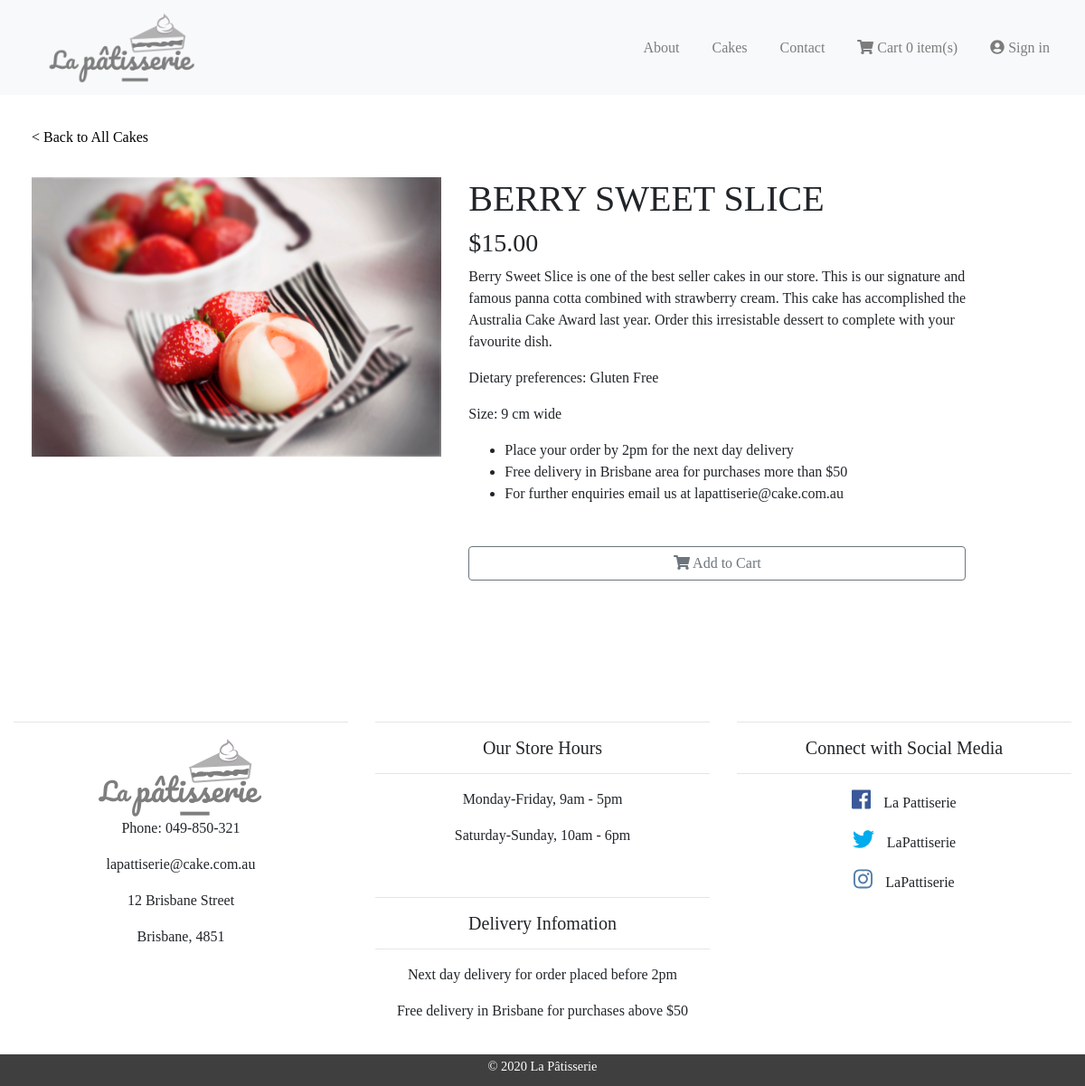
The page /cakes/3/ on the database its author committed.
### lapatisserie/models.py (models this page shows, shortened)
class Cake(db.Model):
    __tablename__ = 'cakes'
    id = db.Column(db.Integer, primary_key=True)
    name = db.Column(db.String(100), unique=True)
    bestselling = db.Column(db.Boolean, default=False)
    description = db.Column(db.String(500), nullable=False)
    image = db.Column(db.String(64), nullable=False)
    dietary = db.Column(db.String(150))
    size = db.Column(db.String(100), nullable=False)
    price = db.Column(db.Float, nullable=False)
    caketype_id = db.Column(db.Integer, db.ForeignKey('caketypes.id'))

### lapatisserie/views.py (the view)
@bp.route('/cakes/<int:cakeid>/')
def detail(cakeid):
    cake = Cake.query.filter(Cake.id == cakeid).one()
    result = cartquantity()
    return render_template('detail.html', cake=cake, cartquantity=result['quantity'])

### lapatisserie/views.py (called while the page is built)
@bp.context_processor
def cartquantity():
    if 'order_id' in session:
        order = Order.query.get_or_404(session['order_id'])
        return dict(quantity=len(order.cakes))
    else:
        return dict(quantity=0)

### lapatisserie/templates/detail.html (shortened to what this page needs)
{% extends 'base.html' %}
{% block main %}
<div class="row">
    <div class="col-md-12 back-button">
        <a href="{{url_for('main.index', _anchor='cakes_anchor')}}">
            < Back to All Cakes </a>
    </div>
    <div class="col-md-5">
        <img class="img-fluid" src="{{url_for('static', filename='img/'+cake.image)}}" alt="Cake Photo">
    </div>
    <div class="col-md-6">
        <h1>{{cake.name}}</h1>
        <h3>{{ "$%.2f"|format(cake.price) }}</h3>
        <p>{{cake.description}}</p>
        <p>Dietary preferences: {{cake.dietary}}</p>
        <p>Size: {{cake.size}}</p>
        <ul>
            <li>
                Place your order by 2pm for the next day delivery
            </li>
            <li>
                Free delivery in Brisbane area for purchases more than $50
            </li>
            <li>
                For further enquiries email us at lapattiserie@cake.com.au
            </li>
        </ul>
        <div class="row">
            <div class="col-sm-12 detail-button">
                <form action="{{ url_for('main.order') }}">
                    <button class="btn btn-block btn-outline-secondary" type="submit"><i
                            class="fas fa-shopping-cart"></i> Add to Cart</button>
                </form>
            </div>
        </div>
    </div>
</div>
{% endblock %}

### lapatisserie/static/css/master.css (style rules this page uses)
html,body { height:100%; font-family: 'Crimson Text', serif; }

### lapatisserie/static/css/index.css (style rules this page uses)
.back-button { padding-bottom:2rem; }
.back-button a { color:black; }
.detail-button { margin-top:30px; }

### rows shown on the page
Cake: image (picture), name "BERRY SWEET SLICE", price "$15.00", description "Berry Sweet Slice is one of the best seller cakes in our store. This is our signature and famous panna cotta combined with strawberry cream. This cake has accomplished the Australia Cake Award last year. Order this irresistable dessert to complete with your favourite dish.", dietary "Gluten Free", size "9 cm wide"

### other values the page prints
{{ cartquantity }} "0"
